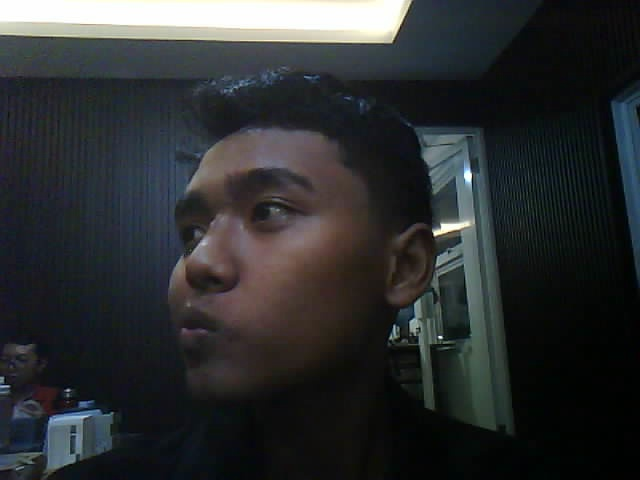
#> input picture ai_service/dataset/Alit/owner_100.jpg, 640 x 480 px; its folder holds 4 pictures in this run
$ python train_wajah.py
#> lines starting #> are read from the running program, lines starting #| are printed output that depends on the picture
import cv2
import os
import numpy as np

path = 'dataset/Alit'
recognizer = cv2.face.LBPHFaceRecognizer_create()
detector = cv2.CascadeClassifier(cv2.data.haarcascades + "haarcascade_frontalface_default.xml")

def getImagesAndLabels(path):
#> called with path = 'dataset/Alit'
    imagePaths = [os.path.join(path, f) for f in os.listdir(path)]
    faceSamples=[]
    ids = []
    for imagePath in imagePaths:
        img = cv2.imread(imagePath, cv2.IMREAD_GRAYSCALE)
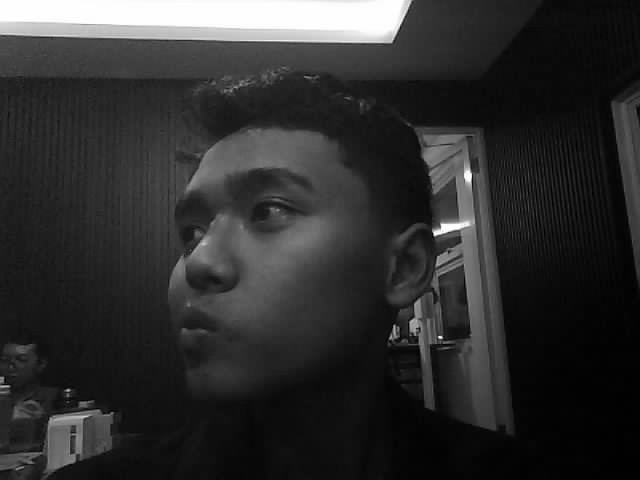
#> img: shape (480, 640); min 0, max 255, mean 46.9
        img_numpy = np.array(img, 'uint8')
        faces = detector.detectMultiScale(img_numpy)
#> faces = [[73, 96, 287, 287]]
        for (x,y,w,h) in faces:
            faceSamples.append(img_numpy[y:y+h,x:x+w])
            ids.append(1) #
#> this loop made 1 pass
#> after the loop, faceSamples = 1 item; ids = [1]
#> pass 2 of the loop in getImagesAndLabels, `for imagePath in imagePaths:`:
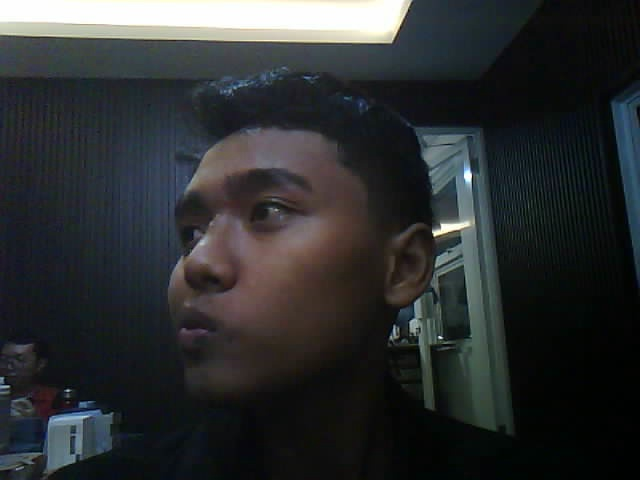
#> input picture ai_service/dataset/Alit/owner_101.jpg, 640 x 480 px
#> in getImagesAndLabels, `img = cv2.imread(imagePath, cv2.IMREAD_GRAYSCALE)`:
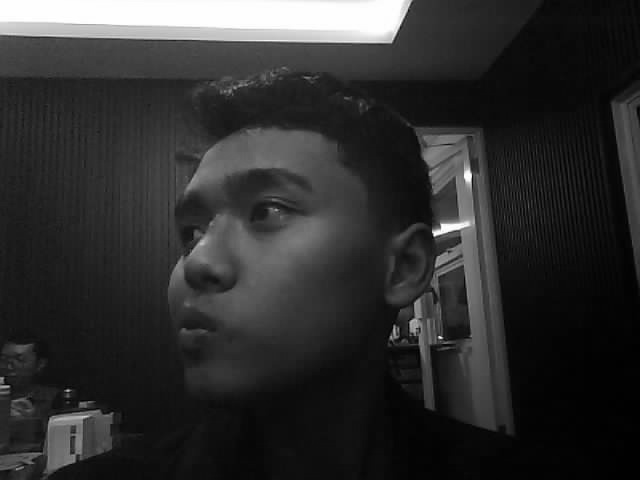
#> img: shape (480, 640); min 0, max 255, mean 47
#> faces = ()
#> pass 3 of the loop in getImagesAndLabels, `for imagePath in imagePaths:`:
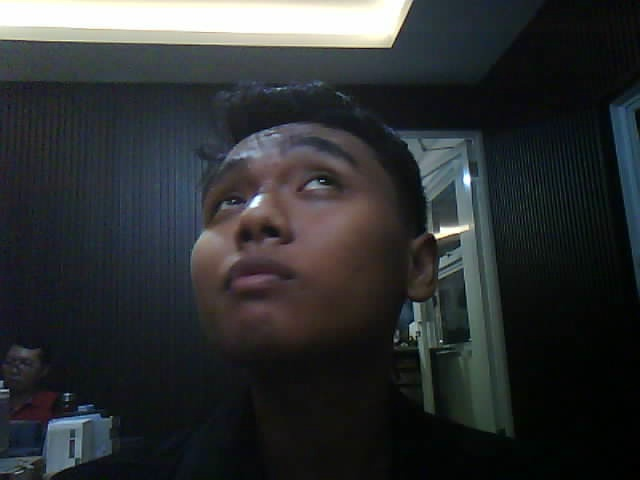
#> input picture ai_service/dataset/Alit/owner_106.jpg, 640 x 480 px
#> in getImagesAndLabels, `img = cv2.imread(imagePath, cv2.IMREAD_GRAYSCALE)`:
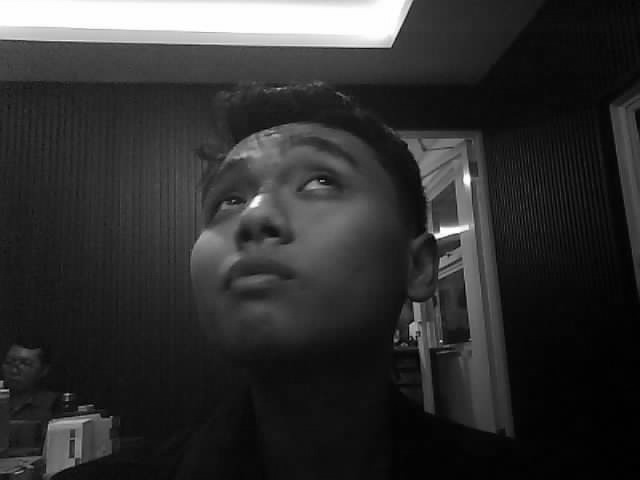
#> img: shape (480, 640); min 0, max 255, mean 48.5
#> faces = [[161, 106, 204, 204]]
#> the loop in getImagesAndLabels, `for (x,y,w,h) in faces:` made 1 pass
#> after the loop in getImagesAndLabels, `for (x,y,w,h) in faces:`: faceSamples = 2 items; ids = [1, 1]
#> the loop made 4 passes; the first 3 are shown
    return faceSamples, ids

print("Sedang melatih data wajah... Mohon tunggu...")
faces, ids = getImagesAndLabels(path)
recognizer.train(faces, np.array(ids))


recognizer.write('trainer.yml')
print(f"Selesai! {len(np.unique(ids))} wajah dilatih.")
